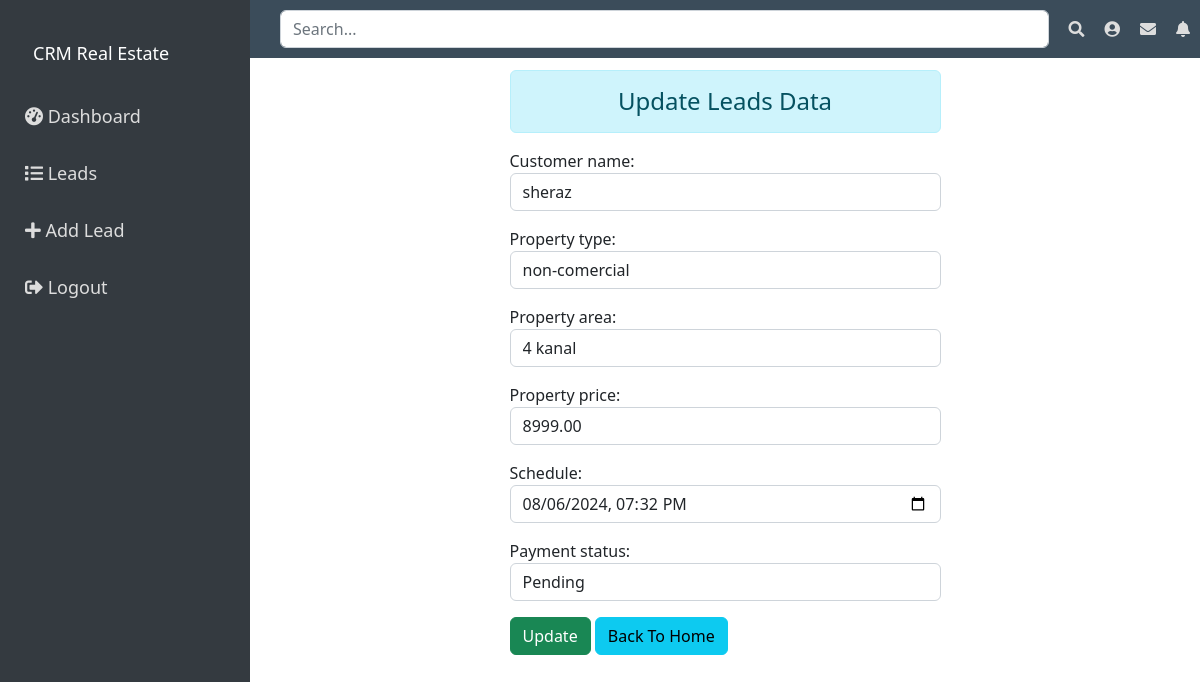
Page /4/ on the committed database.
### recordLead/models.py (models this page shows, shortened)
class Lead(models.Model):
    PAYMENT_STATUS_CHOICES = [
        ('paid', 'Paid'),
        ('pending', 'Pending'),
    ]
    customer_name = models.CharField(max_length=255)
    property_type = models.CharField(max_length=255)
    property_area = models.CharField(max_length=255)
    property_price = models.DecimalField(max_digits=10, decimal_places=2)
    schedule = models.DateTimeField()
    payment_status = models.CharField(max_length=7, choices=PAYMENT_STATUS_CHOICES, default='pending')

### recordLead/views.py (the view)
# urls.py: path('<int:id>/', views.update_Lead, name='updateLead'),
def update_Lead(request,id):
    if request.method == 'POST':
         pi = Lead.objects.get(pk=id)
         fm = LeadRegistration(request.POST, instance=pi)
         if fm.is_valid():
              fm.save()
    else:
        pi = Lead.objects.get(pk=id)
        fm = LeadRegistration(instance=pi)
    return render(request, 'recordLead/update.html', {'form':fm})

### recordLead/forms.py
class LeadRegistration(forms.ModelForm):
    class Meta:
        model = Lead
        fields = ['customer_name', 'property_type', 'property_area', 'property_price', 'schedule', 'payment_status']
        widgets = {
            'customer_name': forms.TextInput(attrs={'class': 'form-control'}),
            'property_type': forms.TextInput(attrs={'class': 'form-control'}),
            'property_area': forms.TextInput(attrs={'class': 'form-control'}),
            'property_price': forms.NumberInput(attrs={'class': 'form-control'}),
            'schedule': forms.DateTimeInput(attrs={'type': 'datetime-local', 'class': 'form-control'}),
            'payment_status': forms.Select(choices=Lead.PAYMENT_STATUS_CHOICES, attrs={'class': 'form-control'}),
        }

### recordLead/templates/recordLead/update.html (shortened to what this page needs)
{%extends 'recordLead/base.html'%}
{% block content%}
<div class="container centered-form">
    <div class="row justify-content-center">
        <div class="col-sm-6">
            <h4 class="text-center alert alert-info">Update Leads Data</h4>
            <form action="" method="POST">
                {{ form.as_p }}
                <input type="submit" class="btn btn-success btn-block" value="Update">
                <a href="{% url 'showLead'%}" class="btn btn-info">Back To Home</a>
            </form>
        </div>
    </div>
</div>
{% endblock content%}

### recordLead/templates/recordLead/base.html (style rules this page uses)
body { display: flex; }

### rows in the picture
Lead: customer_name "sheraz", property_type "non-comercial", property_area "4 kanal", property_price "8999.00", schedule "08/06/2024 19:32", payment_status "Pending"
